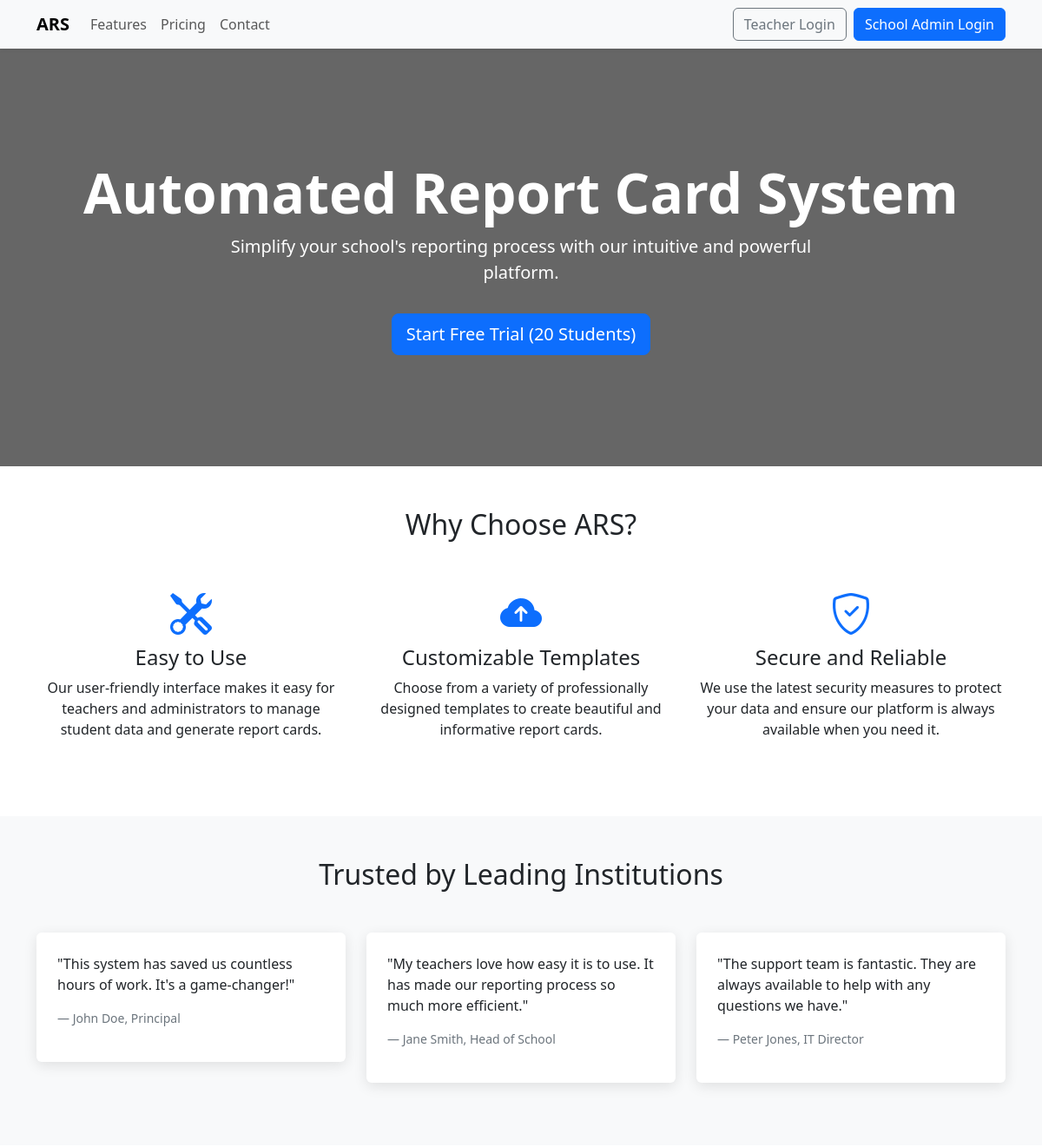
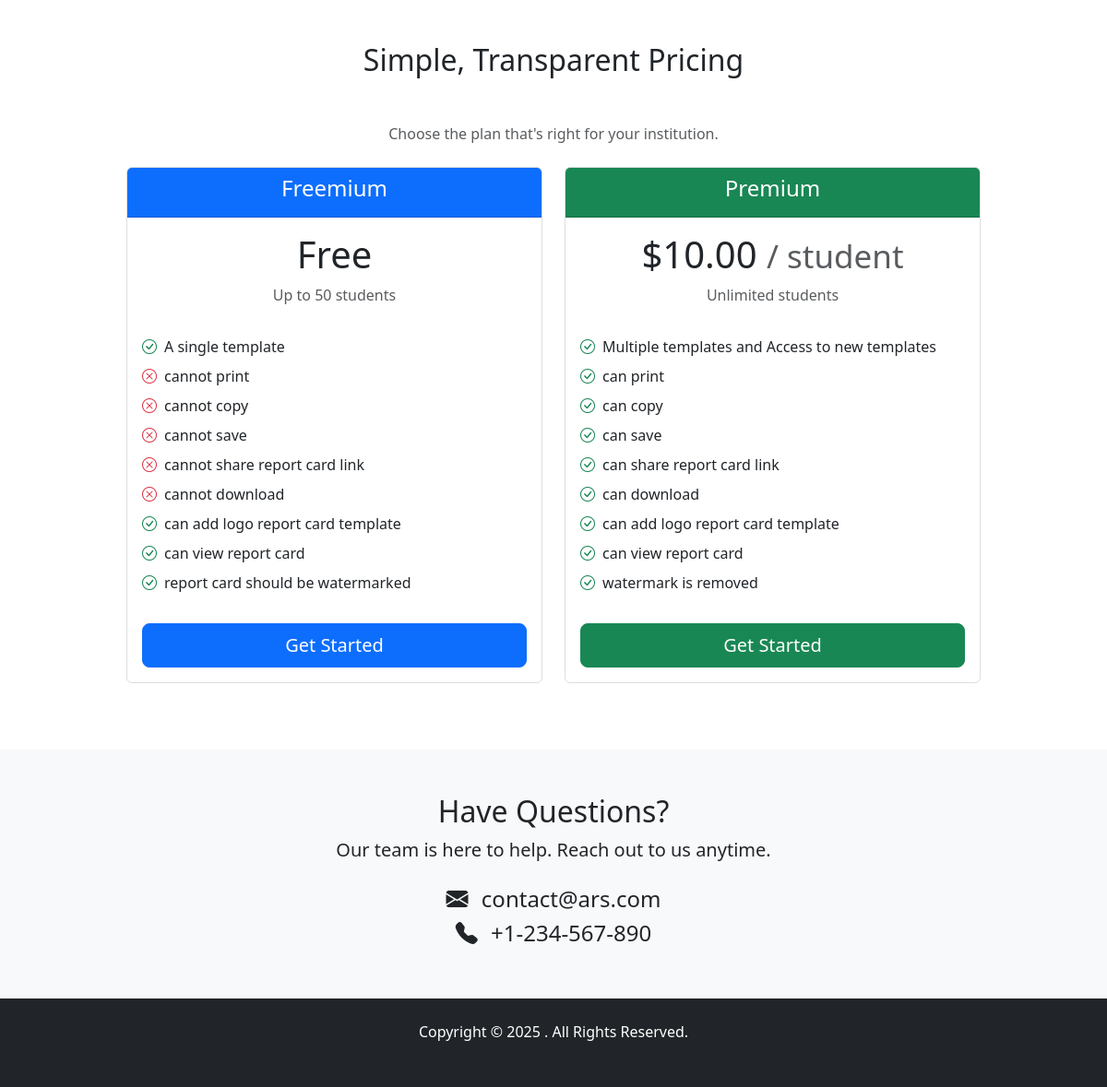
The page / on the database its author committed (2 pictures, top to bottom).
### tables this page shows
CREATE TABLE IF NOT EXISTS `packages` (
  `id` int(11) NOT NULL,
  `name` varchar(255) NOT NULL,
  `price` decimal(10,2) NOT NULL,
  `student_limit` int(11) NOT NULL,
  `features` text NOT NULL,
  `created_at` timestamp NOT NULL DEFAULT CURRENT_TIMESTAMP,
  `updated_at` timestamp NOT NULL DEFAULT CURRENT_TIMESTAMP ON UPDATE CURRENT_TIMESTAMP
);

### core/helpers.php (called while the page is built, shortened)
<?php
$app_settings = null;
$app_content = null;
function s_get($pdo, $key, $default = '') {
    global $app_settings;
    if ($app_settings === null) {
        try {
            $stmt = $pdo->query("SELECT setting_key, setting_value FROM system_settings");
            $app_settings = $stmt->fetchAll(PDO::FETCH_KEY_PAIR);
        } catch (PDOException $e) {
            $app_settings = [];
        }
    }
    return htmlspecialchars($app_settings[$key] ?? $default);
}
function c_get($pdo, $key, $default = '') {
    global $app_content;
    if ($app_content === null) {
        try {
            $stmt = $pdo->query("SELECT content_key, content_value FROM cms_content");
            $app_content = $stmt->fetchAll(PDO::FETCH_KEY_PAIR);
        } catch (PDOException $e) {
            $app_content = [];
        }
    }
    return htmlspecialchars($app_content[$key] ?? $default);
}
function get_currency_symbol($pdo) {
    return s_get($pdo, 'currency_symbol', '$');
}
?>

### index.php (the view, shortened to what this page needs)
<!DOCTYPE html>
<html lang="en">
<head>
    <title><?php echo s_get($pdo, 'site_name', 'Automated Report Card System'); ?></title>
    <link href="https://cdn.jsdelivr.net/npm/bootstrap@5.3.3/dist/css/bootstrap.min.css" rel="stylesheet">
    <link href="https://cdn.jsdelivr.net/npm/bootstrap-icons@1.10.5/font/bootstrap-icons.css" rel="stylesheet">
</head>
<body>
    <nav class="navbar navbar-expand-lg navbar-light bg-light sticky-top shadow-sm">
        <div class="container">
            <a class="navbar-brand fw-bold" href="#">
                <?php if (!empty(s_get($pdo, 'site_logo_url'))): ?>
                    <img src="/<?php echo s_get($pdo, 'site_logo_url'); ?>" alt="<?php echo s_get($pdo, 'site_name'); ?> Logo" style="height: 30px;">
                <?php else: ?>
                    <?php echo s_get($pdo, 'site_name', 'ARS'); ?>
                <?php endif; ?>
            </a>
            <div class="collapse navbar-collapse" id="main-nav">
                <ul class="navbar-nav me-auto mb-2 mb-lg-0">
                    <li class="nav-item"><a class="nav-link" href="#features">Features</a></li>
                    <li class="nav-item"><a class="nav-link" href="#pricing">Pricing</a></li>
                    <li class="nav-item"><a class="nav-link" href="#contact">Contact</a></li>
                </ul>
                <div class="d-flex">
                    <a href="/views/teacher/login.php" class="btn btn-outline-secondary me-2">Teacher Login</a>
                    <a href="/views/school_admin/login.php" class="btn btn-primary">School Admin Login</a>
                </div>
            </div>
        </div>
    </nav>
    <header class="hero text-center" style="background-image: linear-gradient(rgba(0, 0, 0, 0.5), rgba(0, 0, 0, 0.5)), url('<?php echo htmlspecialchars(s_get($pdo, 'hero_image_url', 'https://via.placeholder.com/1920x1080/8f8f8f/ffffff?text=School+Background')); ?>');">
        <div class="container">
            <h1 class="display-3 fw-bold"><?php echo c_get($pdo, 'hero_title'); ?></h1>
            <p class="lead col-lg-8 mx-auto"><?php echo c_get($pdo, 'hero_subtitle'); ?></p>
            <a href="/register.php" class="btn btn-primary btn-lg mt-3">Start Free Trial (20 Students)</a>
        </div>
    </header>
    <section id="features" class="py-5">
        <div class="container text-center">
            <h2 class="mb-5">Why Choose ARS?</h2>
            <div class="row">
                <div class="col-md-4 mb-4"><i class="bi bi-tools section-icon mb-3"></i><h4><?php echo c_get($pdo, 'feature1_title'); ?></h4><p><?php echo c_get($pdo, 'feature1_text'); ?></p></div>
                <div class="col-md-4 mb-4"><i class="bi bi-cloud-arrow-up-fill section-icon mb-3"></i><h4><?php echo c_get($pdo, 'feature2_title'); ?></h4><p><?php echo c_get($pdo, 'feature2_text'); ?></p></div>
                <div class="col-md-4 mb-4"><i class="bi bi-shield-check section-icon mb-3"></i><h4><?php echo c_get($pdo, 'feature3_title'); ?></h4><p><?php echo c_get($pdo, 'feature3_text'); ?></p></div>
            </div>
        </div>
    </section>
    <section id="testimonials" class="bg-light py-5">
        <div class="container">
            <h2 class="text-center mb-5">Trusted by Leading Institutions</h2>
            <div class="row">
                <div class="col-md-4 mb-4"><div class="card testimonial-card p-4"><p class="mb-0">"<?php echo c_get($pdo, 'testimonial1_text'); ?>"</p><footer class="blockquote-footer mt-3"><?php echo c_get($pdo, 'testimonial1_author'); ?></footer></div></div>
                <div class="col-md-4 mb-4"><div class="card testimonial-card p-4"><p class="mb-0">"<?php echo c_get($pdo, 'testimonial2_text'); ?>"</p><footer class="blockquote-footer mt-3"><?php echo c_get($pdo, 'testimonial2_author'); ?></footer></div></div>
                <div class="col-md-4 mb-4"><div class="card testimonial-card p-4"><p class="mb-0">"<?php echo c_get($pdo, 'testimonial3_text'); ?>"</p><footer class="blockquote-footer mt-3"><?php echo c_get($pdo, 'testimonial3_author'); ?></footer></div></div>
            </div>
        </div>
    </section>
    <section id="pricing" class="py-5">
        <div class="container">
            <h2 class="text-center mb-5">Simple, Transparent Pricing</h2>
            <p class="text-center text-muted col-lg-8 mx-auto">Choose the plan that's right for your institution.</p>
            <?php
            try {
                $stmt_packages = $pdo->query("SELECT * FROM packages ORDER BY price ASC");
                $packages = $stmt_packages->fetchAll(PDO::FETCH_ASSOC);
            } catch (PDOException $e) {
                $packages = [];
            }
            ?>
            <?php if (!empty($packages)): ?>
            <div class="row justify-content-center mt-4">
                <?php foreach ($packages as $package): ?>
                <div class="col-lg-5 mb-4">
                    <div class="card pricing-card text-center h-100">
                        <div class="card-header bg-<?php echo strtolower($package['name']) === 'premium' ? 'success' : 'primary'; ?> text-white">
                            <h4><?php echo htmlspecialchars($package['name']); ?></h4>
                        </div>
                        <div class="card-body d-flex flex-column">
                            <h1 class="card-title">
                                <?php if ((float)$package['price'] > 0): ?>
                                    <?php echo get_currency_symbol($pdo); ?><?php echo htmlspecialchars(number_format($package['price'], 2)); ?>
                                    <small class="text-muted">/ student</small>
                                <?php else: ?>
                                    Free
                                <?php endif; ?>
                            </h1>
                            <p class="text-muted">
                                <?php if ((int)$package['student_limit'] > 0): ?>
                                    Up to <?php echo htmlspecialchars($package['student_limit']); ?> students
                                <?php else: ?>
                                    Unlimited students
                                <?php endif; ?>
                            </p>
                            <ul class="list-unstyled mt-3 mb-4 text-start">
                                <?php
                                $features = json_decode($package['features'], true);
                                if (is_array($features)) {
                                    foreach ($features as $feature) {
                                        $is_negative = str_contains(strtolower($feature), 'cannot') || str_contains(strtolower($feature), 'no');
                                        $icon = $is_negative ? 'bi-x-circle text-danger' : 'bi-check-circle text-success';
                                        echo '<li class="mb-2"><i class="bi ' . $icon . ' me-2"></i>' . htmlspecialchars($feature) . '</li>';
                                    }
                                }
                                ?>
                            </ul>
                            <div class="mt-auto">
                               <a href="/register.php" class="btn btn-<?php echo strtolower($package['name']) === 'premium' ? 'success' : 'primary'; ?> btn-lg w-100">Get Started</a>
                            </div>
                        </div>
                    </div>
                </div>
                <?php endforeach; ?>
            </div>
            <?php endif; ?>
        </div>
    </section>
    <section id="contact" class="bg-light py-5">
        <div class="container text-center">
            <h2>Have Questions?</h2>
            <p class="lead">Our team is here to help. Reach out to us anytime.</p>
            <p class="h4 mt-4"><i class="bi bi-envelope-fill me-2"></i> <?php echo c_get($pdo, 'contact_email'); ?></p>
            <p class="h4"><i class="bi bi-telephone-fill me-2"></i> <?php echo c_get($pdo, 'contact_phone'); ?></p>
        </div>
    </section>
    <footer class="py-4 bg-dark text-white text-center">
        <div class="container"><p class="mb-0">Copyright &copy; <?php echo date('Y'); ?> <?php echo s_get($pdo, 'site_name'); ?>. All Rights Reserved.</p><small class="text-muted">Proudly built for educators everywhere.</small></div>
    </footer>
</body>
</html>

### index.php (style rules this page uses)
.hero { background-size: cover; color: white; padding: 8rem 0; }
.section-icon { font-size: 3rem; color: #0d6efd; }
.testimonial-card { border: 0; box-shadow: 0 4px 15px rgba(0,0,0,0.1); }
.pricing-card { border: 1px solid #ddd; transition: all 0.3s ease; }

### rows shown on the page
packages: name "Freemium", price "Free", student_limit "50", features "A single template", features "cannot print", features "cannot copy", features "cannot save", features "cannot share report card link", features "cannot download", features "can add logo report card template", features "can view report card", features "report card should be watermarked"
packages: name "Premium", price "10.00", student_limit "Unlimited students", features "Multiple templates and Access to new templates", features "can print", features "can copy", features "can save", features "can share report card link", features "can download", features "can add logo report card template", features "can view report card", features "watermark is removed"

### other values the page prints
s_get($pdo, 'site_name', 'ARS') "ARS"
c_get($pdo, 'hero_title') "Automated Report Card System"
c_get($pdo, 'hero_subtitle') "Simplify your school's reporting process with our intuitive and powerful platform."
c_get($pdo, 'feature1_title') "Easy to Use"
c_get($pdo, 'feature1_text') "Our user-friendly interface makes it easy for teachers and administrators to manage student data and generate report cards."
c_get($pdo, 'feature2_title') "Customizable Templates"
c_get($pdo, 'feature2_text') "Choose from a variety of professionally designed templates to create beautiful and informative report cards."
c_get($pdo, 'feature3_title') "Secure and Reliable"
c_get($pdo, 'feature3_text') "We use the latest security measures to protect your data and ensure our platform is always available when you need it."
c_get($pdo, 'testimonial1_text') "This system has saved us countless hours of work. It's a game-changer!"
c_get($pdo, 'testimonial1_author') "John Doe, Principal"
c_get($pdo, 'testimonial2_text') "My teachers love how easy it is to use. It has made our reporting process so much more efficient."
c_get($pdo, 'testimonial2_author') "Jane Smith, Head of School"
c_get($pdo, 'testimonial3_text') "The support team is fantastic. They are always available to help with any questions we have."
c_get($pdo, 'testimonial3_author') "Peter Jones, IT Director"
